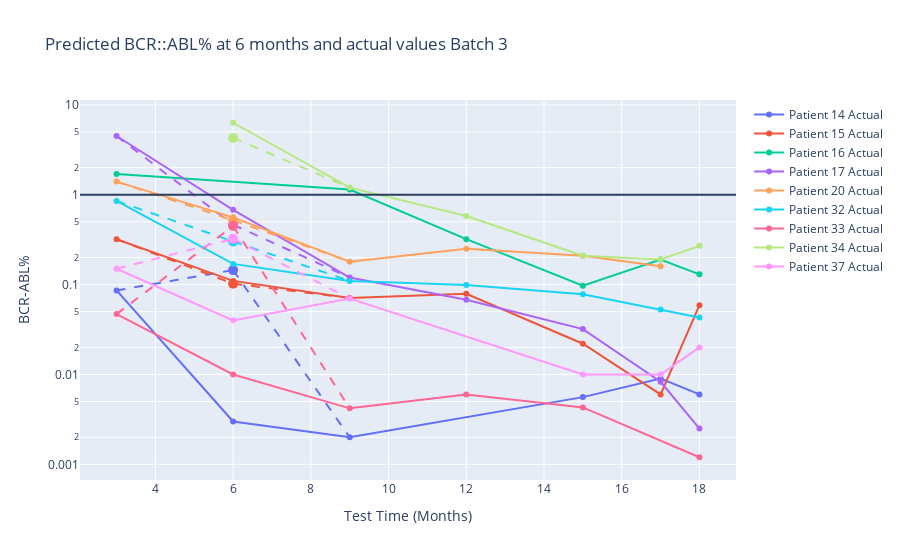

Write notebook code for a chart like this one.
### Code cell
import plotly.graph_objects as go
import pandas as pd
import numpy as np
import plotly.express as px

colors = px.colors.qualitative.Plotly  

fig = go.Figure()

for idx, patient in enumerate(merged_data_3['patient_number'].unique()):
    patient_data = merged_data_3[merged_data_3['patient_number'] == patient]
    patient_color = colors[idx % len(colors)]  

    fig.add_trace(go.Scatter(
        x=patient_data['month'], y=patient_data['BCRABL'],
        mode='lines+markers', name=f'Patient {patient} Actual',
        line=dict(color=patient_color),  
        marker=dict(color=patient_color)  
    ))
    
    predicted_data = patient_data[patient_data['month'] == 6]
    if not predicted_data.empty:
        fig.add_trace(go.Scatter(
            x=[6], y=predicted_data['pred'],
            mode='markers', name=f'Patient {patient} Predicted',
            marker=dict(color=patient_color, size=10),  
            showlegend=False  
        ))
        
        before_pred = patient_data[patient_data['month'] < 6].tail(1)
        after_pred = patient_data[patient_data['month'] > 6].head(1)
        
        if not before_pred.empty:
            fig.add_trace(go.Scatter(
                x=[before_pred['month'].values[0], 6],
                y=[before_pred['BCRABL'].values[0], predicted_data['pred'].values[0]],
                mode='lines', line=dict(dash='dash', color=patient_color),
                showlegend=False 
            ))
        if not after_pred.empty:
            fig.add_trace(go.Scatter(
                x=[6, after_pred['month'].values[0]],
                y=[predicted_data['pred'].values[0], after_pred['BCRABL'].values[0]],
                mode='lines', line=dict(dash='dash', color=patient_color),
                showlegend=False  
            ))

fig.update_layout(
    title='Predicted BCR::ABL% at 6 months and actual values Batch 3',
    xaxis_title='Test Time (Months)',
    yaxis_title='BCR-ABL%',
    yaxis_type='log'  
)

fig.update_traces(connectgaps=True)

fig.add_hline(y=1)

fig.show()

### Figure 1 — Plotly figure (JSON) as saved in the notebook; plotly's stock layout.template omitted (floating-point values rounded to 4 significant figures)
{"data": [{"connectgaps": true, "line": {"color": "#636EFA"}, "marker": {"color": "#636EFA"}, "mode": "lines+markers", "name": "Patient 14 Actual", "type": "scatter", "x": [3, 6, 9, 12, 15, 17, 18], "y": [0.0861, 0.003, 0.002, null, 0.0056, 0.009, 0.006]}, {"connectgaps": true, "marker": {"color": "#636EFA", "size": 10}, "mode": "markers", "name": "Patient 14 Predicted", "showlegend": false, "type": "scatter", "x": [6], "y": [0.145]}, {"connectgaps": true, "line": {"color": "#636EFA", "dash": "dash"}, "mode": "lines", "showlegend": false, "type": "scatter", "x": [3, 6], "y": [0.0861, 0.145]}, {"connectgaps": true, "line": {"color": "#636EFA", "dash": "dash"}, "mode": "lines", "showlegend": false, "type": "scatter", "x": [6, 9], "y": [0.145, 0.002]}, {"connectgaps": true, "line": {"color": "#EF553B"}, "marker": {"color": "#EF553B"}, "mode": "lines+markers", "name": "Patient 15 Actual", "type": "scatter", "x": [3, 6, 9, 12, 15, 17, 18], "y": [0.32, 0.11, 0.071, 0.079, 0.022, 0.006, 0.059]}, {"connectgaps": true, "marker": {"color": "#EF553B", "size": 10}, "mode": "markers", "name": "Patient 15 Predicted", "showlegend": false, "type": "scatter", "x": [6], "y": [0.1024]}, {"connectgaps": true, "line": {"color": "#EF553B", "dash": "dash"}, "mode": "lines", "showlegend": false, "type": "scatter", "x": [3, 6], "y": [0.32, 0.1024]}, {"connectgaps": true, "line": {"color": "#EF553B", "dash": "dash"}, "mode": "lines", "showlegend": false, "type": "scatter", "x": [6, 9], "y": [0.1024, 0.071]}, {"connectgaps": true, "line": {"color": "#00CC96"}, "marker": {"color": "#00CC96"}, "mode": "lines+markers", "name": "Patient 16 Actual", "type": "scatter", "x": [3, 6, 9, 12, 15, 17, 18], "y": [1.7, null, 1.14, 0.32, 0.097, 0.19, 0.13]}, {"connectgaps": true, "marker": {"color": "#00CC96", "size": 10}, "mode": "markers", "name": "Patient 16 Predicted", "showlegend": false, "type": "scatter", "x": [6], "y": [null]}, {"connectgaps": true, "line": {"color": "#00CC96", "dash": "dash"}, "mode": "lines", "showlegend": false, "type": "scatter", "x": [3, 6], "y": [1.7, null]}, {"connectgaps": true, "line": {"color": "#00CC96", "dash": "dash"}, "mode": "lines", "showlegend": false, "type": "scatter", "x": [6, 9], "y": [null, 1.14]}, {"connectgaps": true, "line": {"color": "#AB63FA"}, "marker": {"color": "#AB63FA"}, "mode": "lines+markers", "name": "Patient 17 Actual", "type": "scatter", "x": [3, 6, 9, 12, 15, 17, 18], "y": [4.5, 0.68, 0.12, 0.068, 0.032, 0.0083, 0.0025]}, {"connectgaps": true, "marker": {"color": "#AB63FA", "size": 10}, "mode": "markers", "name": "Patient 17 Predicted", "showlegend": false, "type": "scatter", "x": [6], "y": [0.4633]}, {"connectgaps": true, "line": {"color": "#AB63FA", "dash": "dash"}, "mode": "lines", "showlegend": false, "type": "scatter", "x": [3, 6], "y": [4.5, 0.4633]}, {"connectgaps": true, "line": {"color": "#AB63FA", "dash": "dash"}, "mode": "lines", "showlegend": false, "type": "scatter", "x": [6, 9], "y": [0.4633, 0.12]}, {"connectgaps": true, "line": {"color": "#FFA15A"}, "marker": {"color": "#FFA15A"}, "mode": "lines+markers", "name": "Patient 20 Actual", "type": "scatter", "x": [3, 6, 9, 12, 15, 17, 18], "y": [1.4, 0.56, 0.18, 0.25, 0.21, 0.16, null]}, {"connectgaps": true, "marker": {"color": "#FFA15A", "size": 10}, "mode": "markers", "name": "Patient 20 Predicted", "showlegend": false, "type": "scatter", "x": [6], "y": [0.5197]}, {"connectgaps": true, "line": {"color": "#FFA15A", "dash": "dash"}, "mode": "lines", "showlegend": false, "type": "scatter", "x": [3, 6], "y": [1.4, 0.5197]}, {"connectgaps": true, "line": {"color": "#FFA15A", "dash": "dash"}, "mode": "lines", "showlegend": false, "type": "scatter", "x": [6, 9], "y": [0.5197, 0.18]}, {"connectgaps": true, "line": {"color": "#19D3F3"}, "marker": {"color": "#19D3F3"}, "mode": "lines+markers", "name": "Patient 32 Actual", "type": "scatter", "x": [3, 6, 9, 12, 15, 17, 18], "y": [0.853, 0.17, 0.11, 0.099, 0.078, 0.053, 0.043]}, {"connectgaps": true, "marker": {"color": "#19D3F3", "size": 10}, "mode": "markers", "name": "Patient 32 Predicted", "showlegend": false, "type": "scatter", "x": [6], "y": [0.3018]}, {"connectgaps": true, "line": {"color": "#19D3F3", "dash": "dash"}, "mode": "lines", "showlegend": false, "type": "scatter", "x": [3, 6], "y": [0.853, 0.3018]}, {"connectgaps": true, "line": {"color": "#19D3F3", "dash": "dash"}, "mode": "lines", "showlegend": false, "type": "scatter", "x": [6, 9], "y": [0.3018, 0.11]}, {"connectgaps": true, "line": {"color": "#FF6692"}, "marker": {"color": "#FF6692"}, "mode": "lines+markers", "name": "Patient 33 Actual", "type": "scatter", "x": [3, 6, 9, 12, 15, 17, 18], "y": [0.047, 0.01, 0.0042, 0.006, 0.0043, null, 0.0012]}, {"connectgaps": true, "marker": {"color": "#FF6692", "size": 10}, "mode": "markers", "name": "Patient 33 Predicted", "showlegend": false, "type": "scatter", "x": [6], "y": [0.4486]}, {"connectgaps": true, "line": {"color": "#FF6692", "dash": "dash"}, "mode": "lines", "showlegend": false, "type": "scatter", "x": [3, 6], "y": [0.047, 0.4486]}, {"connectgaps": true, "line": {"color": "#FF6692", "dash": "dash"}, "mode": "lines", "showlegend": false, "type": "scatter", "x": [6, 9], "y": [0.4486, 0.0042]}, {"connectgaps": true, "line": {"color": "#B6E880"}, "marker": {"color": "#B6E880"}, "mode": "lines+markers", "name": "Patient 34 Actual", "type": "scatter", "x": [3, 6, 9, 12, 15, 17, 18], "y": [null, 6.32, 1.2, 0.58, 0.21, 0.19, 0.27]}, {"connectgaps": true, "marker": {"color": "#B6E880", "size": 10}, "mode": "markers", "name": "Patient 34 Predicted", "showlegend": false, "type": "scatter", "x": [6], "y": [4.288]}, {"connectgaps": true, "line": {"color": "#B6E880", "dash": "dash"}, "mode": "lines", "showlegend": false, "type": "scatter", "x": [3, 6], "y": [null, 4.288]}, {"connectgaps": true, "line": {"color": "#B6E880", "dash": "dash"}, "mode": "lines", "showlegend": false, "type": "scatter", "x": [6, 9], "y": [4.288, 1.2]}, {"connectgaps": true, "line": {"color": "#FF97FF"}, "marker": {"color": "#FF97FF"}, "mode": "lines+markers", "name": "Patient 37 Actual", "type": "scatter", "x": [3, 6, 9, 12, 15, 17, 18], "y": [0.15, 0.04, 0.07, null, 0.01, 0.01, 0.02]}, {"connectgaps": true, "marker": {"color": "#FF97FF", "size": 10}, "mode": "markers", "name": "Patient 37 Predicted", "showlegend": false, "type": "scatter", "x": [6], "y": [0.3229]}, {"connectgaps": true, "line": {"color": "#FF97FF", "dash": "dash"}, "mode": "lines", "showlegend": false, "type": "scatter", "x": [3, 6], "y": [0.15, 0.3229]}, {"connectgaps": true, "line": {"color": "#FF97FF", "dash": "dash"}, "mode": "lines", "showlegend": false, "type": "scatter", "x": [6, 9], "y": [0.3229, 0.07]}], "layout": {"shapes": [{"type": "line", "x0": 0, "x1": 1, "xref": "x domain", "y0": 1, "y1": 1, "yref": "y"}], "title": {"text": "Predicted BCR::ABL% at 6 months and actual values Batch 3"}, "xaxis": {"title": {"text": "Test Time (Months)"}}, "yaxis": {"title": {"text": "BCR-ABL%"}, "type": "log"}}}
